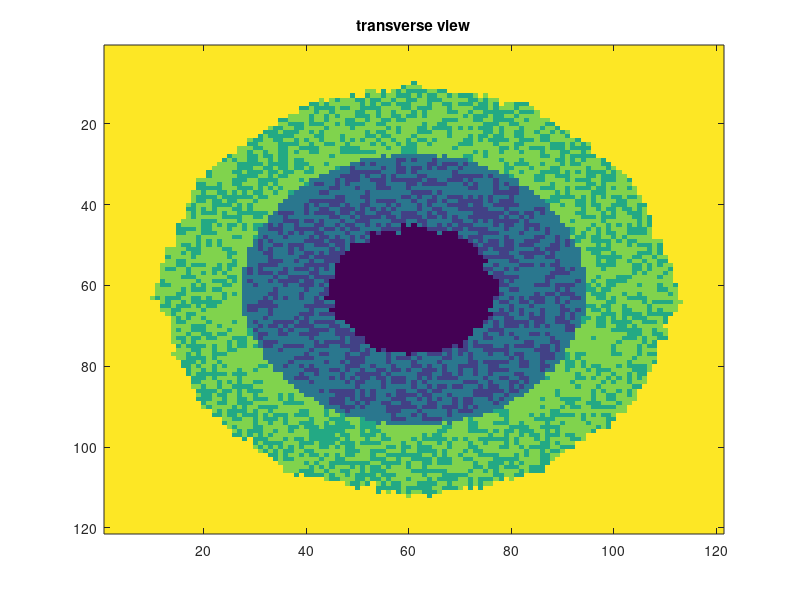
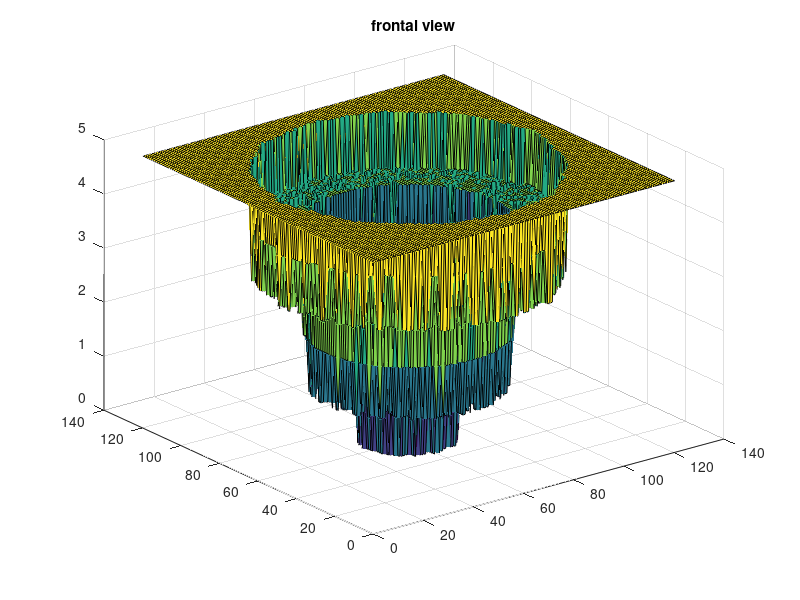

Recreate these plots in MATLAB, in order.
% new graph

% lumen --> 0
% SMCintima --> 1
% ECMintima --> 2
% SMCmedia --> 3
% ECMmedia --> 4
% external support --> 5
clear variables
close all
clc

load data_stenosis2

graph = zeros(121,121);

% SMCintima --> 1 && ECMintima --> 2
for ii=1:121,
    for jj=1:121,
        
        if lamina(ii,jj)<=0
            if type_cell(ii,jj) == 1, % smc intima
                graph(ii,jj)=1;
            end
            if type_cell(ii,jj) == 2, % ecm intima
                graph(ii,jj)=2;
            end
            
        else
            if type_cell(ii,jj) == 1, % smc media
                graph(ii,jj)=3;
            end
            if type_cell(ii,jj) == 2, % ecm media
                graph(ii,jj)=4;
            end
            
        end
        
    end
end
clear ii jj

% lumen --> 0
for ii=1:121,
    for jj=1:121,
        
        if lumen_hole(ii,jj) == 1,
            graph(ii,jj) = 0;
        end
        
    end
end
clear ii jj

% external support --> 5
for ii=1:121,
    for jj=1:121,
        
        if external_support(ii,jj) == 1,
            graph(ii,jj) = 5;
        end
        
    end
end
clear ii jj

figure(1)
imagesc(graph)
title('transverse view')

figure(2)
surf(graph)
title('frontal view')

            
                
            